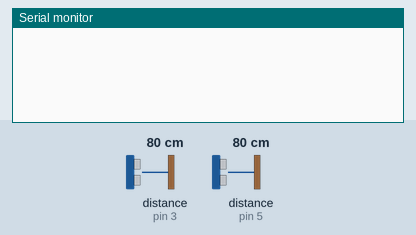
Recording of a sketch running on a simulated Arduino Uno, built with avr-gcc and run on an emulated ATmega328P. Shown: the last lines printed to the serial monitor. Wiring (inferred from the names in the program): 2 × ultrasonic range finder: trigger pin 2, echo pin 3 / trigger pin 4, echo pin 5. The inputs (shaded band) are chosen by the test bench; at power-on: distance to the obstacle (sensors on pin 3, pin 5) 80 cm. The echo pulse lasts 58.3 µs per cm.

Above: at 1.2 s.
1.3 s: distance to the obstacle (sensor on pin 3) set to 32 cm
2.8 s: distance to the obstacle (sensor on pin 3) set to 28 cm
At 3.06 s:
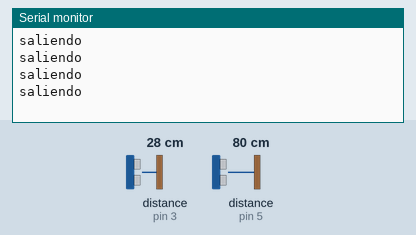
4.7 s: distance to the obstacle (sensor on pin 5) set to 32 cm
6.2 s: distance to the obstacle (sensor on pin 5) set to 27 cm
At 7.1 s:
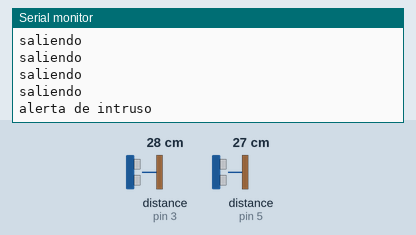

Measured:
- the behaviour switches between 31 and 30 cm on distance to the obstacle (sensor on pin 3) (found by bisection; images 0 and 1)
- the behaviour switches between 30 and 29 cm on distance to the obstacle (sensor on pin 5) (found by bisection; images 1 and 2)
- after the input at 2.8 s, the serial monitor: prints a new line at once (image 1)
- after the input at 6.2 s, the serial monitor: prints a new line after 0.05 s (image 2)

The sketch:

g7_cooper_frias_huerta.ino
```cpp
// REFERENCIAS LED y sensores
// https://soloarduino.blogspot.com/2015/08/sensor-de-distancia-usando-hc-sr04-y.html
// http://www.electronicapty.com/component/k2/item/5-sensor-ultrasonico-de-distancia-hc-sr04/5-sensor-ultrasonico-de-distancia-hc-sr04
// https://techmake.com/blogs/tutoriales/empezando-con-arduino-3c-sensor-ultrasonico-hc-sr04
// https://hetpro-store.com/TUTORIALES/sensor-hc-sr04/
// https://proveedoracano.com/blog/?p=558
// https://forum.arduino.cc/t/dos-o-mas-sensores-de-ultrasonido-juntos/332113

#define TRIG_PINFUERA 2
#define ECHO_PINFUERA 3
#define TRIG_PINDENTRO 4
#define ECHO_PINDENTRO 5

#define LED_PIN 13

int umbral = 30;

long duracionFuera, distanciaFuera;
long duracionDentro, distanciaDentro;

float factorConversion = 29.1;

long deltaTiempo = 5000;

long tiempoInicial = -1;

bool empezar = false;

void setup() {
  Serial.begin(9600);
  pinMode(TRIG_PINFUERA, OUTPUT);
  pinMode(ECHO_PINFUERA, INPUT);
  pinMode(TRIG_PINDENTRO, OUTPUT);
  pinMode(ECHO_PINDENTRO, INPUT);
}

void loop() {

  // lectura fuera
  digitalWrite(TRIG_PINFUERA, LOW);
  delayMicroseconds(2);
  digitalWrite(TRIG_PINFUERA, HIGH);
  delayMicroseconds(10);
  digitalWrite(TRIG_PINFUERA, LOW);

  duracionFuera = pulseIn(ECHO_PINFUERA, HIGH);
  distanciaFuera = (duracionFuera / 2) / factorConversion;

  // lectura dentro
  digitalWrite(TRIG_PINDENTRO, LOW);
  delayMicroseconds(2);
  digitalWrite(TRIG_PINDENTRO, HIGH);
  delayMicroseconds(10);
  digitalWrite(TRIG_PINDENTRO, LOW);

  duracionDentro = pulseIn(ECHO_PINDENTRO, HIGH);
  distanciaDentro = (duracionDentro / 2) / factorConversion;

  // Verificar si el sensor se activo o no
  bool sensorFueraActivo = (distanciaFuera < umbral);
  bool sensorDentroActivo = (distanciaDentro < umbral);

  // queremos detectar si primero se activa el de fuera, y luego el de adentro, con una diferencia de tiempo
  // sensar cuando el de fuera esta activo Y el de dentro NO esta activo
  if (sensorFueraActivo && !empezar) {
    Serial.println("saliendo");
    // aqui empezo la deteccion
    empezar = true;
    tiempoInicial = millis();
  }

  // si el evento empezo
  if (empezar) {
    Serial.println("saliendo");
    // y ha pasado menos tiempo del que queremos
    if (millis() - tiempoInicial < deltaTiempo) {
      // comprobar si ahora los sensores estan invertidos
      if (sensorDentroActivo) {
        Serial.println("alerta de intruso");
        empezar = false;
      }
    }
    // en otro caso
    else {
      // resetear
      empezar = false;
    }
     if (sensorDentroActivo) {
    empezar = false;
    // enciende el led
    digitalWrite(13, HIGH);
    delay(5000);
    // apaga el led
    digitalWrite(13, LOW);
  }
  }

  delay(100);
}
```
